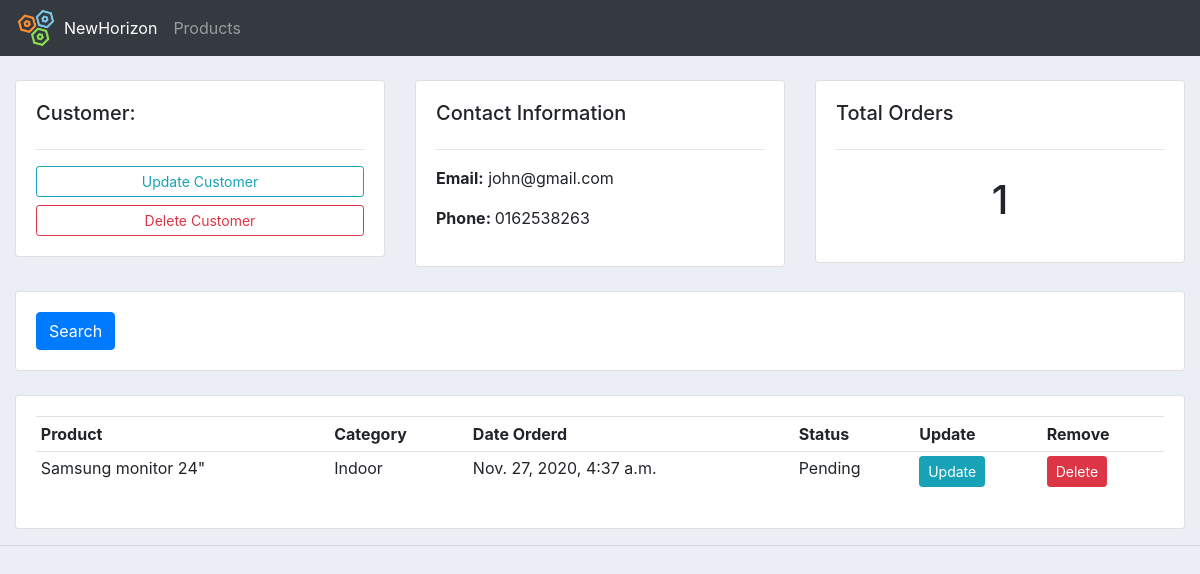
The app's page /customer/1/, older data.
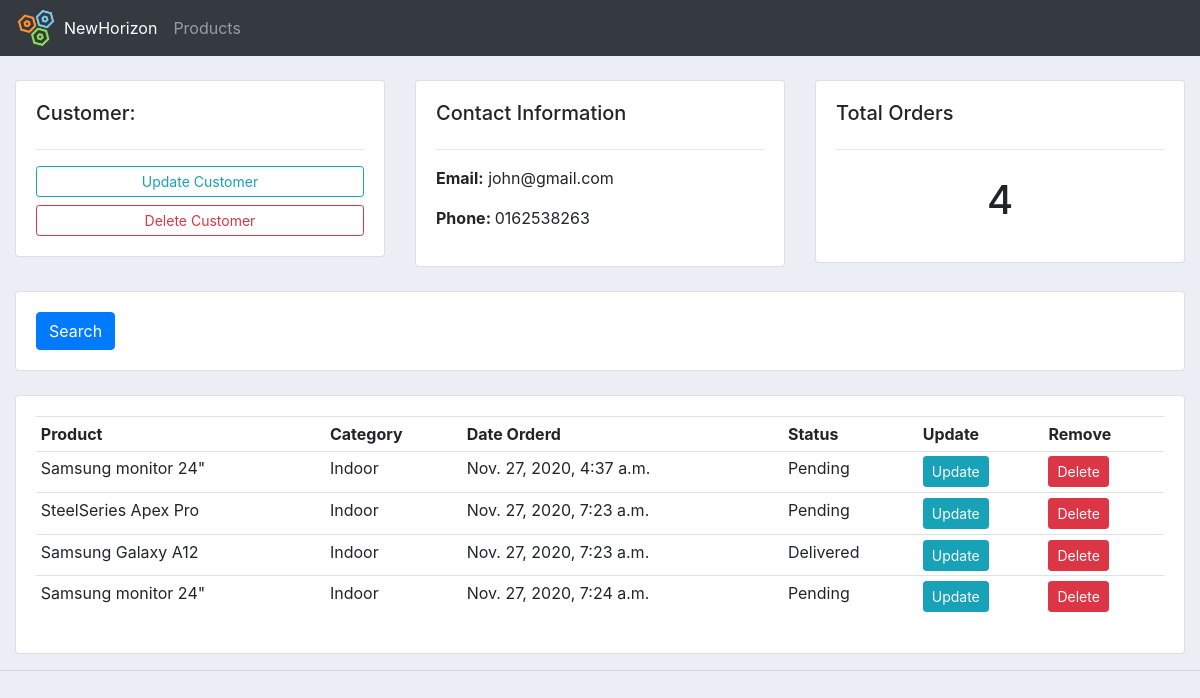
The same page, newer data.
### accounts/models.py (models this page shows, shortened)
class Order(models.Model):
    STATUS = (
        ('Pending', 'Pending'),
        ('Out of Delivery', 'Out of Delivery'),
        ('Delivered', 'Delivered')
    )
    customer = models.ForeignKey(
        Customer, null=True, on_delete=models.SET_NULL)
    products = models.ForeignKey(
        Product, null=True, on_delete=models.SET_NULL)
    date_created = models.DateTimeField(auto_now_add=True)
    status = models.CharField(max_length=200, null=True, choices=STATUS)

class Product(models.Model):
    CATEGORY = (
        ('Indoor', 'Indoor'),
        ('Outdoor', 'Outdoor')
    )
    name = models.CharField(max_length=200, null=True)
    description = models.CharField(max_length=200, null=True)
    price = models.FloatField(null=True)
    category = models.CharField(max_length=200, null=True, choices=CATEGORY)
    date_created = models.DateField(auto_now_add=True)
    tag = models.ManyToManyField(Tag)
    def __str__(self):
        return self.name

### accounts/views.py (the view)
# urls.py: path('customer/<str:pk>/', views.customer, name='customer'),
def customer(request, pk):
    customer = Customer.objects.get(id=pk)
    orders = customer.order_set.all()
    orders_count = orders.count()
    context = {'customer': customer, 'orders': orders,
               'orders_count': orders_count
               }
    return render(request, 'accounts/customer.html', context)

### accounts/templates/accounts/customer.html
{%  extends 'accounts/main.html' %}
{% block content %}
	<br>
<div class="row">
	<div class="col-md">
		<div class="card card-body">
			<h5>Customer:</h5>
			<hr>
			<a class="btn btn-outline-info  btn-sm btn-block" href="">Update Customer</a>
			<a class="btn btn-outline-danger  btn-sm btn-block" href="">Delete Customer</a>
		</div>
	</div>
	<div class="col-md">
		<div class="card card-body">
			<h5>Contact Information</h5>
			<hr>
			<p><b>Email:</b> {{customer.email}}</p>
			<p><b>Phone: </b>{{customer.phone}}</p>
		</div>
	</div>
	<div class="col-md">
		<div class="card card-body">
			<h5>Total Orders</h5>
			<hr>
			<h1 style="text-align: center;padding: 10px">{{orders_count}}</h1>
		</div>
	</div>
</div>
<br>
<div class="row">
	<div class="col">
		<div class="card card-body">
			<form method="get">
		    <button class="btn btn-primary" type="submit">Search</button>
		  </form>
		</div>
	</div>
</div>
<br>
<div class="row">
	<div class="col-md">
		<div class="card card-body">
			<table class="table table-sm">
				<tr>
					<th>Product</th>
					<th>Category</th>
					<th>Date Orderd</th>
					<th>Status</th>
					<th>Update</th>
					<th>Remove</th>
				</tr>
				{% for order in orders%}
					<tr>
						<td>{{order.products}}</td>
						<td>{{order.products.category}}</td>
						<td>{{order.date_created}}</td>
						<td>{{order.status}}</td>
						<td><a class="btn btn-sm btn-info" href="{%  url 'update_order' order.id %}">Update</a></td>
						<td><a class="btn btn-sm btn-danger" href="{%  url 'delete_order' order.id %}">Delete</a></td>
					</tr>
				{% endfor %}
			</table>
		</div>
	</div>
</div>
{% endblock %}

Row changes from the older to the newer data that the page shows:
added Order: products "SteelSeries Apex Pro", products.category "Indoor", date_created "Nov. 27, 2020, 7:23 a.m.", status "Pending"
added Order: products "Samsung Galaxy A12", products.category "Indoor", date_created "Nov. 27, 2020, 7:23 a.m.", status "Delivered"
added Order: products "Samsung monitor 24\"", products.category "Indoor", date_created "Nov. 27, 2020, 7:24 a.m.", status "Pending"
Text that changed along with them:
{{ orders_count }}: "1" → "4"
